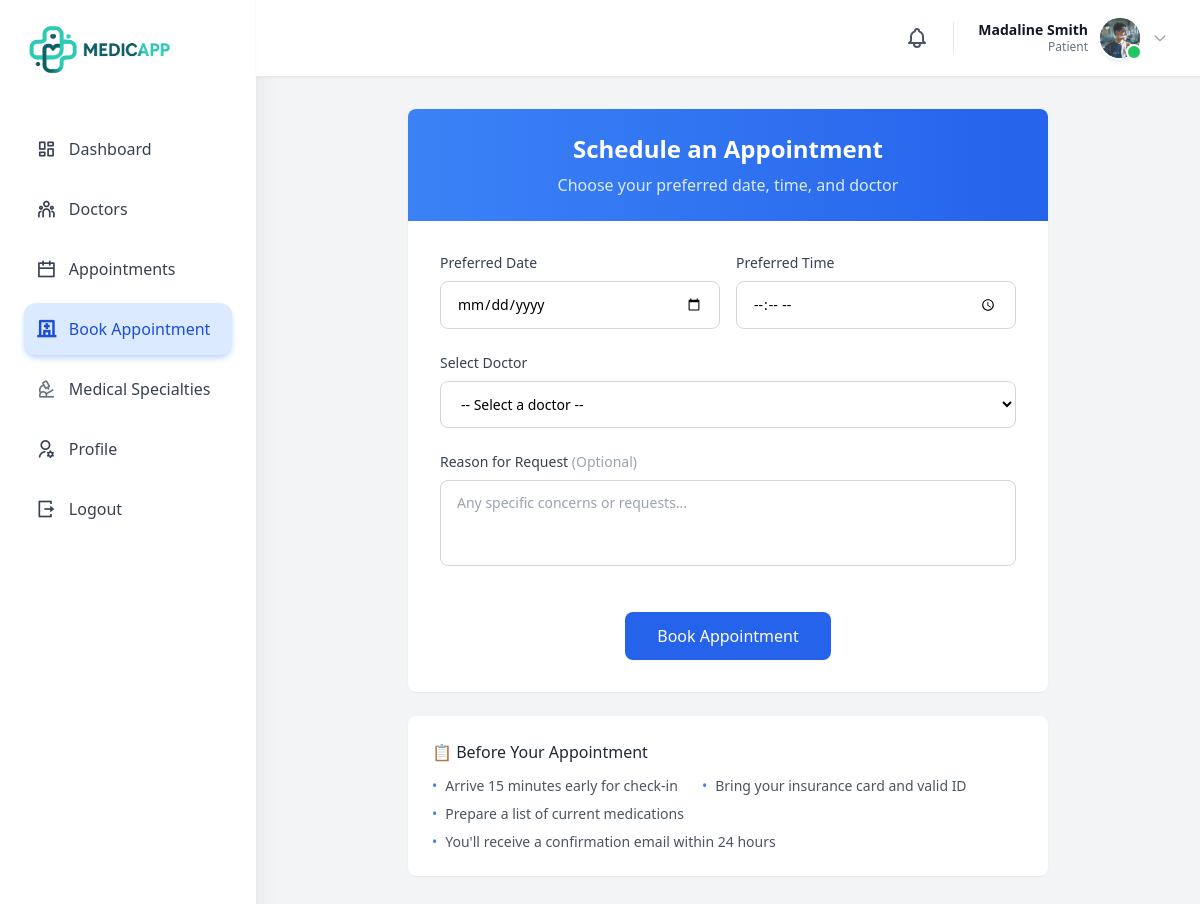
Screenshot of /patient/request_appointment (signed in) with the database file from the repository.
### app/models/patient.py (models this page shows, shortened)
class Patient(db.Model):
    __tablename__ = "patient"
    patient_id: Mapped[int] = mapped_column(
        Integer, primary_key=True, autoincrement=True
    )
    account_id: Mapped[int] = mapped_column(
        ForeignKey("account.account_id"),
        unique=True,
        nullable=False
    )
    firstname: Mapped[str] = mapped_column(String(50), nullable=False)
    middlename: Mapped[str | None] = mapped_column(String(50), nullable=True)
    lastname: Mapped[str] = mapped_column(String(50), nullable=False)
    gender: Mapped[str] = mapped_column(EncryptedColumn(), nullable=False)
    birthdate: Mapped[date] = mapped_column(Date, nullable=False)
    age: Mapped[int] = mapped_column(Integer, nullable=False)
    blood_type: Mapped[str | None] = mapped_column(EncryptedColumn(), nullable=True)
    civil_status: Mapped[str | None] = mapped_column(EncryptedColumn(), nullable=True)
    current_house_no: Mapped[str | None] = mapped_column(EncryptedColumn(), nullable=True)
    current_street: Mapped[str | None] = mapped_column(EncryptedColumn(), nullable=True)
    current_barangay: Mapped[str | None] = mapped_column(EncryptedColumn(), nullable=True)
    current_city: Mapped[str | None] = mapped_column(EncryptedColumn(), nullable=True)
    current_province: Mapped[str | None] = mapped_column(EncryptedColumn(), nullable=True)
    current_zipcode: Mapped[str | None] = mapped_column(EncryptedColumn(), nullable=True)
    permanent_house_no: Mapped[str] = mapped_column(EncryptedColumn(), nullable=False)
    permanent_street: Mapped[str | None] = mapped_column(EncryptedColumn(), nullable=True)
    permanent_barangay: Mapped[str] = mapped_column(EncryptedColumn(), nullable=False)
    permanent_city: Mapped[str] = mapped_column(EncryptedColumn(), nullable=False)
    permanent_province: Mapped[str] = mapped_column(EncryptedColumn(), nullable=False)
    permanent_zipcode: Mapped[str] = mapped_column(EncryptedColumn(), nullable=False)
    phone: Mapped[str] = mapped_column(nullable=False)
    phone_otp: Mapped[str | None] = mapped_column(EncryptedColumn(), nullable=True)
    phone_otp_expiry: Mapped[datetime | None] = mapped_column(DateTime, nullable=True)
    phone_verified: Mapped[bool] = mapped_column(default=False, nullable=False)
    email: Mapped[str | None] = mapped_column(nullable=True)
    email_otp: Mapped[str | None] = mapped_column(EncryptedColumn(), nullable=True)
    email_otp_expiry: Mapped[datetime | None] = mapped_column(DateTime, nullable=True)
    email_verified: Mapped[bool] = mapped_column(default=False, nullable=False)
    ec_name: Mapped[str | None] = mapped_column(EncryptedColumn(), nullable=True)
    ec_phone: Mapped[str | None] = mapped_column(EncryptedColumn(), nullable=True)
    ec_relation: Mapped[str | None] = mapped_column(EncryptedColumn(), nullable=True)
    ec_address: Mapped[str | None] = mapped_column(EncryptedColumn(), nullable=True)
    profile_image: Mapped[str | None] = mapped_column(nullable=True)
    missed_appointments = db.Column(db.Integer, default=0)
    is_suspended = db.Column(db.Boolean, default=False)
    suspended_at = db.Column(db.DateTime, nullable=True)
    created_at: Mapped[datetime] = mapped_column(
        DateTime, default=datetime.utcnow, nullable=False
    )
    updated_at: Mapped[datetime] = mapped_column(
        DateTime,
        default=datetime.utcnow,
        onupdate=datetime.utcnow,
        nullable=False
    )
    account: Mapped["Account"] = relationship(back_populates="patient")
    appointments: Mapped[list["Appointment"]] = relationship(back_populates="patient")
    records: Mapped[list["MedicalRecord"]] = relationship(back_populates="patient")
    notifications: Mapped[list["Notification"]] = relationship(back_populates="patient")
    history: Mapped["PatientHistoryBackground"] = relationship(
        back_populates="patient",
        uselist=False,
        cascade="all, delete-orphan"
    )
    medical_visibility: Mapped["MedicalVisibility"] = relationship(
        back_populates="patient",
        uselist=False,
        cascade="all, delete-orphan"
    )
    appointment_visibility: Mapped[list["AppointmentVisibility"]] = relationship(
        back_populates="patient",
        cascade="all, delete-orphan"
    )

### app/routes/patient/booking.py (the view, shortened to what this page needs)
@patient_bp.route('/request_appointment', methods=['GET', 'POST'])
@login_required
def request_appointment():
    patient = Patient.query.filter_by(account_id=current_user.account_id).first()
    doctors = Doctor.query.all()
    if not patient:
        abort(404)
    decrypted_patient = get_patient_cache(patient.patient_id)
    return render_template('patient/request_appointment.html',
                           doctors=doctors,
                           patient=decrypted_patient
                           )

### app/models/account.py (called while the page is built)
    @property
    def is_authenticated(self):
        return True

### app/routes/auth/login.py (called while the page is built)
@login_manager.user_loader
def load_user(account_id):
    return Account.query.get(int(account_id))

### app/security/crypto.py (called while the page is built)
def derive_key(master_key: bytes, salt: bytes) -> bytes:
    kdf = PBKDF2HMAC(
        algorithm=hashes.SHA256(),
        length=32,  # AES-256
        salt=salt,
        iterations=PBKDF2_ITERATIONS,
    )
    return kdf.derive(master_key)

def decrypt_value(data):
    if data is None:
        return None
    if not isinstance(data, str):
        return str(data)
    try:
        payload = json.loads(data)
    except Exception:
        return data
    required_keys = {"salt", "nonce", "ciphertext"}
    if not required_keys.issubset(payload):
        return data
    try:
        salt = base64.b64decode(payload["salt"])
        nonce = base64.b64decode(payload["nonce"])
        ciphertext = base64.b64decode(payload["ciphertext"])
        key = derive_key(MASTER_KEY, salt)
        aesgcm = AESGCM(key)
        plaintext = aesgcm.decrypt(nonce, ciphertext, None)
        return plaintext.decode()
    except Exception:
        return None

def safe_decrypt(value):
    if not value:
        return value
    try:
        return decrypt_value(value)
    except Exception:
        return value  # fallback for non-encrypted/legacy data

### app/security/encrypted_column.py (called while the page is built)
    def process_result_value(self, value, dialect):
        if value is None:
            return value
        try:
            plaintext = decrypt_value(value)
            if audit_logger:
                audit_logger.info(
                    "Decryption event",
                    extra={"column": "EncryptedColumn"}
                )
            return plaintext
        except Exception:
            return value

### app/templates/patient/request_appointment.html (shortened to what this page needs)
{% extends 'base/layout.html' %}
{% block content %}
<body class="w-full bg-gray-100">
    {% include 'patient/patient_sidebar.html' %}
    {% include 'base/notification.html' %}
    <div class="flex-1 flex flex-col">
        <header class="bg-white border-b sticky top-0 z-40 shadow-sm backdrop-blur-sm bg-white/95">
            <div class="flex items-center justify-between px-4 sm:px-6 py-3">
                <div class="flex items-center gap-2 sm:gap-4">
                    <div class="relative" id="notificationWrapper">
                        <button class="relative p-2 rounded-xl text-gray-600 hover:bg-gray-100 transition-all"
                                id="notificationBtn"
                                aria-label="Notifications">
                        </button>
                    </div>
                    <div class="relative group">
                        <button class="flex items-center gap-3 px-2 py-1.5 rounded-xl hover:bg-gray-50 transition-all"
                                id="userMenuButton"
                                aria-expanded="false"
                                aria-haspopup="true">
                            <div class="hidden sm:block text-right">
                                <p class="text-sm font-semibold text-gray-900 leading-tight">
                                    {{ patient.firstname }} {{ patient.lastname }}
                                </p>
                                <p class="text-xs text-gray-500">Patient</p>
                            </div>
                            <div class="relative">
                                <div class="w-10 h-10 bg-gradient-to-br from-blue-500 to-blue-600 rounded-full flex items-center justify-center shadow-md ring-2 ring-white">
                                    {% if patient.profile_image %}
                                    <img src="{{ url_for('static', filename='/' ~ patient.profile_image) }}"
                                        alt="Dr. {{ patient.firstname }} {{ patient.lastname }}"
                                        class="w-full h-full object-cover rounded-full">
                                    {% else %}
                                        <span class="text-white font-semibold text-sm">
                                            {{ patient.firstname[0] if patient.firstname else 'U' }}
                                        </span>
                                    {% endif %}
                                </div>
                                <span class="absolute bottom-0 right-0 w-3 h-3 bg-green-500 rounded-full ring-2 ring-white"></span>
                            </div>
                            <svg class="hidden lg:block w-4 h-4 text-gray-400 transition-transform group-hover:rotate-180" fill="none" stroke="currentColor" viewBox="0 0 24 24">
                                <path stroke-linecap="round" stroke-linejoin="round" stroke-width="2" d="M19 9l-7 7-7-7"/>
                            </svg>
                        </button>
                    </div>
                </div>
            </div>
        </header>
        <div class="flex-1 overflow-y-auto px-4 py-8 max-w-2xl mx-auto px-4">
            <div class="bg-white rounded-lg shadow-sm overflow-hidden">
                <div class="bg-gradient-to-r from-blue-500 to-blue-600 px-6 py-6 text-center">
                    <h1 class="text-2xl font-bold text-white mb-2">Schedule an Appointment</h1>
                    <p class="text-blue-100">Choose your preferred date, time, and doctor</p>
                </div>
                <div class="p-8">
                    <form method="POST" class="space-y-6">
                        <div class="flex flex-col md:flex-row md:items-end gap-4">
                            <div class="flex-1">
                                <label for="preferred_date" class="block text-sm font-medium text-gray-700 mb-2">
                                    Preferred Date
                                </label>
                                <input
                                    type="date"
                                    name="preferred_date"
                                    id="preferred_date"
                                    required
                                    class="w-full border border-gray-300 rounded-lg px-4 py-3 text-sm focus:ring-2 focus:ring-blue-500 focus:border-blue-500 transition duration-200"
                                >
                            </div>
                            <div class="flex-1">
                                <label for="preferred_time" class="block text-sm font-medium text-gray-700 mb-2">
                                    Preferred Time
                                </label>
                                <input
                                    type="time"
                                    name="preferred_time"
                                    id="preferred_time"
                                    required
                                    class="w-full border border-gray-300 rounded-lg px-4 py-3 text-sm focus:ring-2 focus:ring-blue-500 focus:border-blue-500 transition duration-200"
                                >
                            </div>
                        </div>
                        <div class="flex-1">
                            <label for="doctor_id" class="block text-sm font-medium text-gray-700 mb-2">
                                Select Doctor
                            </label>
                            <select
                                name="doctor_id"
                                id="doctor_id"
                                required
                                class="w-full border border-gray-300 rounded-lg px-4 py-3 text-sm focus:ring-2 focus:ring-blue-500 focus:border-blue-500 transition duration-200 bg-white"
                            >
                                <option disabled selected>-- Select a doctor --</option>
                            </select>
                        </div>
                        <div>
                            <label for="reason" class="block text-sm font-medium text-gray-700 mb-2">
                                Reason for Request <span class="text-gray-400">(Optional)</span>
                            </label>
                            <textarea
                                name="reason"
                                id="reason"
                                rows="3"
                                placeholder="Any specific concerns or requests..."
                                class="w-full border border-gray-300 rounded-lg px-4 py-3 text-sm focus:ring-2 focus:ring-blue-500 focus:border-blue-500 transition duration-200 resize-none"
                            ></textarea>
                        </div>
                        <div class="flex flex-col sm:flex-row sm:items-center sm:justify-center gap-4 pt-4">
                            <button
                                type="submit"
                                class="bg-blue-600 hover:bg-blue-700 text-white font-medium py-3 px-8 rounded-lg transition duration-200 transform hover:scale-105 focus:ring-4 focus:ring-blue-200 focus:outline-none"
                            >
                                Book Appointment
                            </button>
                        </div>
                    </form>
                </div>
            </div>
            <div class="mt-6 bg-white rounded-lg shadow-sm p-6">
                <h3 class="font-medium text-gray-800 mb-3">📋 Before Your Appointment</h3>
                <div class="flex flex-wrap gap-x-6 gap-y-2 text-sm text-gray-600">
                    <div class="flex items-start whitespace-nowrap">
                        <span class="text-blue-500 mr-2">•</span>
                        Arrive 15 minutes early for check-in
                    </div>
                    <div class="flex items-start whitespace-nowrap">
                        <span class="text-blue-500 mr-2">•</span>
                        Bring your insurance card and valid ID
                    </div>
                    <div class="flex items-start whitespace-nowrap">
                        <span class="text-blue-500 mr-2">•</span>
                        Prepare a list of current medications
                    </div>
                    <div class="flex items-start whitespace-nowrap">
                        <span class="text-blue-500 mr-2">•</span>
                        You'll receive a confirmation email within 24 hours
                    </div>
                </div>
            </div>
        </div>
    </div>
</body>
{% endblock %}

### rows the page displays
Patient: firstname "Madaline", lastname "Smith", profile_image (picture)
